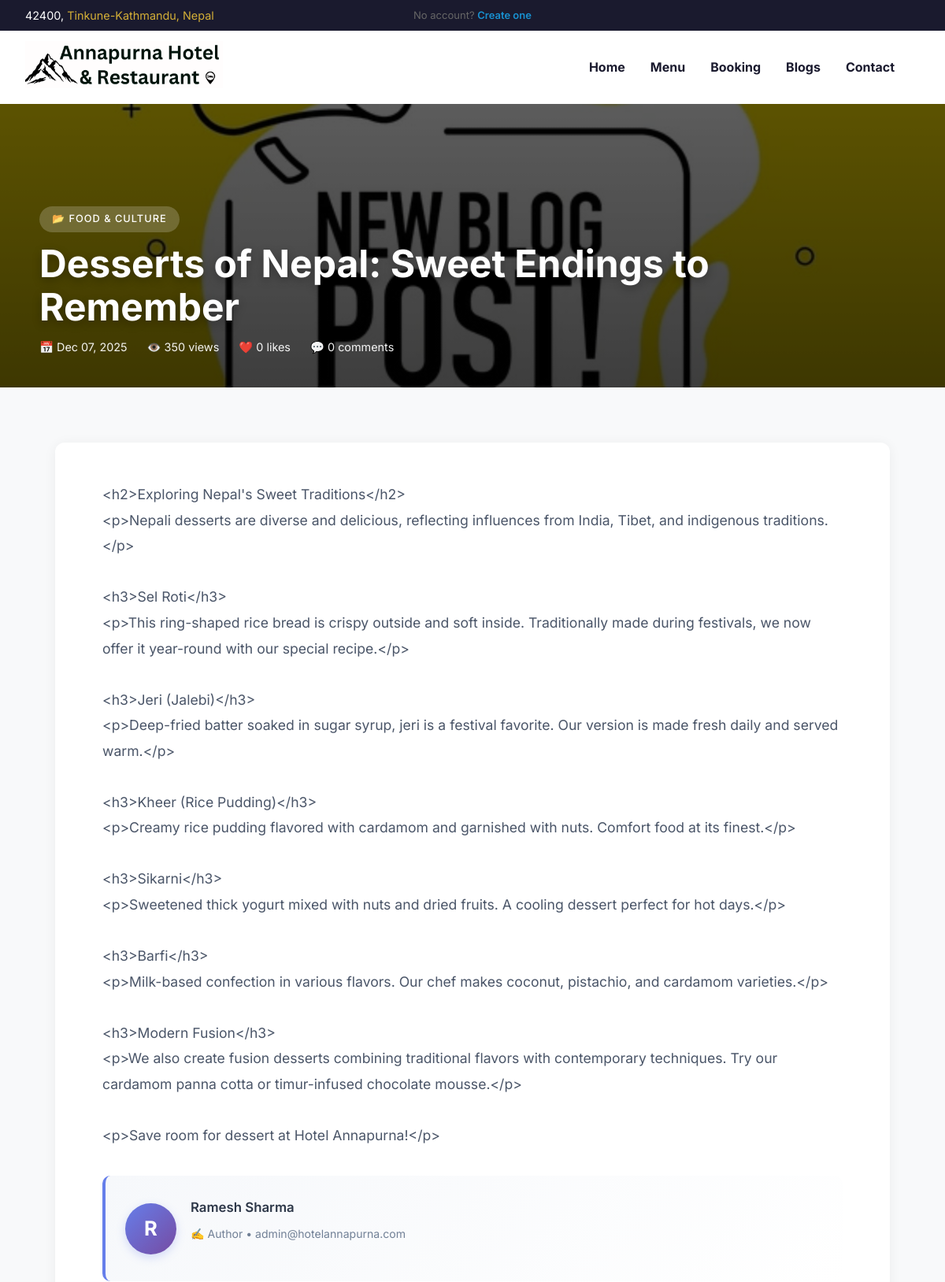
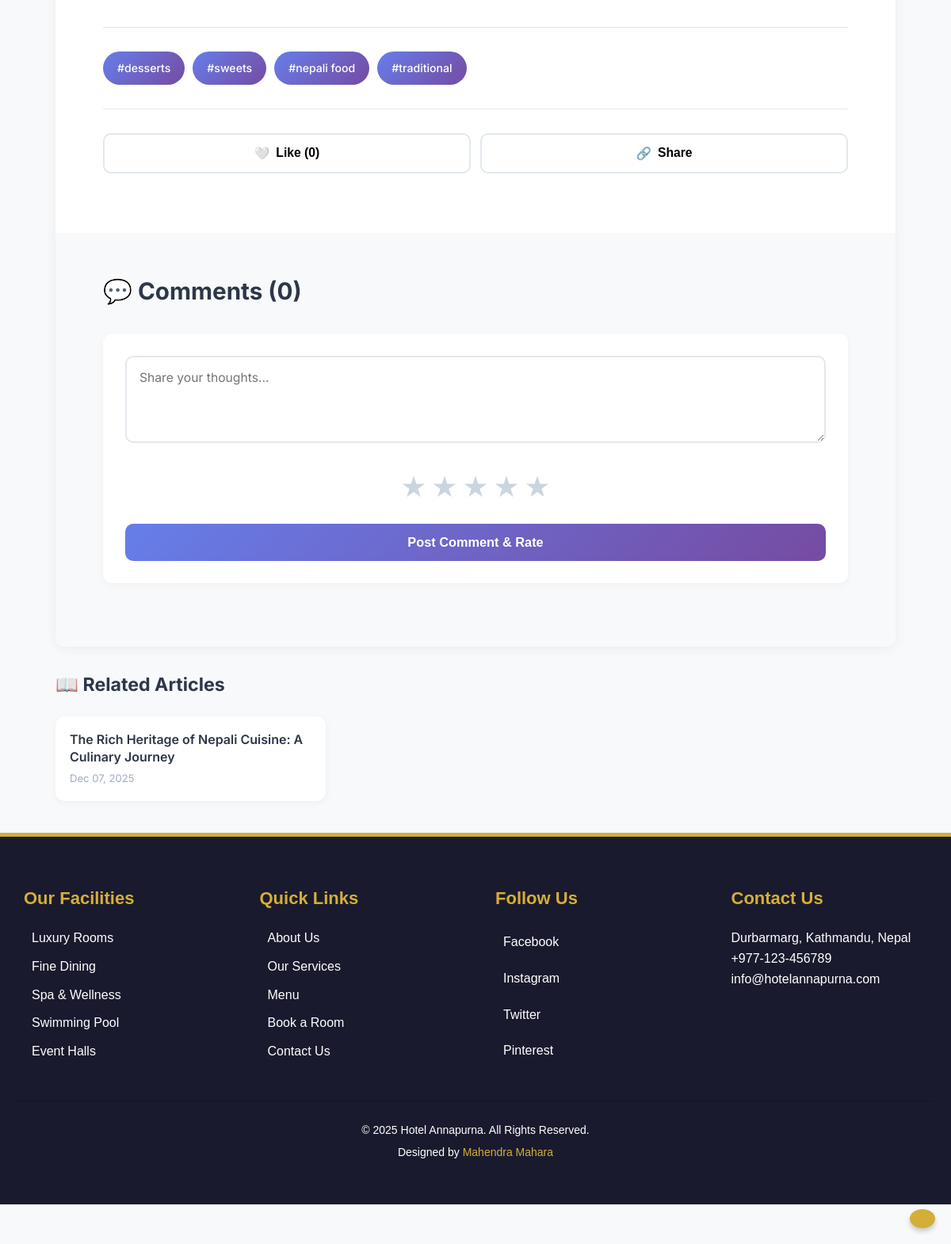
The app's page /blog-read.php?id=19 with its own data (2 pictures, top to bottom).
### tables this page shows
CREATE TABLE `blogs` (
  `id` int(11) NOT NULL,
  `title` varchar(255) NOT NULL,
  `category` varchar(100) NOT NULL,
  `tags` varchar(255) DEFAULT NULL,
  `content` text NOT NULL,
  `featured_image` varchar(255) DEFAULT NULL,
  `views` int(11) DEFAULT 0,
  `author_id` int(11) DEFAULT NULL,
  `status` enum('draft','published','archived') DEFAULT 'draft',
  `created_at` timestamp NOT NULL DEFAULT current_timestamp(),
  `updated_at` timestamp NOT NULL DEFAULT current_timestamp() ON UPDATE current_timestamp()
);

CREATE TABLE `users` (
  `id` int(11) NOT NULL,
  `first_name` varchar(50) NOT NULL,
  `last_name` varchar(50) NOT NULL,
  `email` varchar(100) NOT NULL,
  `contact` varchar(20) NOT NULL,
  `password` varchar(255) NOT NULL,
  `profile_pic` varchar(255) DEFAULT NULL,
  `address` text DEFAULT NULL,
  `role` enum('admin','staff','customer') DEFAULT 'customer',
  `status` enum('pending','verified','suspended') DEFAULT 'pending',
  `salary` decimal(10,2) DEFAULT NULL,
  `created_at` timestamp NOT NULL DEFAULT current_timestamp(),
  `updated_at` timestamp NOT NULL DEFAULT current_timestamp() ON UPDATE current_timestamp()
);

### blog-read.php (the view, shortened to what this page needs)
<?php
require_once('includes/header.php');
require_once('config/db.php');
$blog_id = isset($_GET['id']) ? (int)$_GET['id'] : 0;
$stmt_blog = $conn->prepare("SELECT * FROM blogs WHERE id = ?");
$stmt_blog->bind_param("i", $blog_id);
$stmt_blog->execute();
$blog_result = $stmt_blog->get_result();
$blog = $blog_result->fetch_assoc();
$author = null;
if($blog['author_id']) {
    $stmt_author = $conn->prepare("SELECT id, CONCAT(first_name, ' ', last_name) as name, email FROM users WHERE id = ?");
    $stmt_author->bind_param("i", $blog['author_id']);
    $stmt_author->execute();
    $author_result = $stmt_author->get_result();
    if($author_result->num_rows > 0) {
        $author = $author_result->fetch_assoc();
    }
}
$stmt_related = $conn->prepare("SELECT * FROM blogs WHERE id != ? AND category = ? ORDER BY created_at DESC LIMIT 4");
$stmt_related->bind_param("is", $blog_id, $blog['category']);
$stmt_related->execute();
$related_result = $stmt_related->get_result();
$related_blogs = [];
while($row = $related_result->fetch_assoc()) {
    $related_blogs[] = $row;
}
$stmt_likes = $conn->prepare("SELECT COUNT(*) as count FROM blog_interactions WHERE blog_id = ? AND interaction_type = 'like'");
$stmt_likes->bind_param("i", $blog_id);
$stmt_likes->execute();
$likes_count = $stmt_likes->get_result()->fetch_assoc()['count'];
$stmt_comments = $conn->prepare("SELECT COUNT(*) as count FROM blog_interactions WHERE blog_id = ? AND interaction_type = 'comment'");
$stmt_comments->bind_param("i", $blog_id);
$stmt_comments->execute();
$comments_count = $stmt_comments->get_result()->fetch_assoc()['count'];
$user_has_liked = false;
$user_has_rated = false;
?>
<link rel="stylesheet" href="assets/css/blog-read.css">
<div class="blog-hero" style="background-image:linear-gradient(rgba(0,0,0,0.4), rgba(0,0,0,0.6)), url('<?php echo htmlspecialchars($blog['featured_image'] ?? ''); ?>');background-size:cover;background-position:center">
    <div class="blog-hero-overlay">
        <div class="blog-hero-content">
            <span class="blog-category">📂 <?php echo htmlspecialchars($blog['category']); ?></span>
            <h1 class="blog-hero-title"><?php echo htmlspecialchars($blog['title']); ?></h1>
            <div class="blog-stats">
                <span class="blog-stat">📅 <?php echo date('M d, Y', strtotime($blog['created_at'])); ?></span>
                <span class="blog-stat">👁️ <?php echo $blog['views'] ?? 0; ?> views</span>
                <span class="blog-stat">❤️ <?php echo $likes_count; ?> likes</span>
                <span class="blog-stat">💬 <?php echo $comments_count; ?> comments</span>
            </div>
        </div>
    </div>
</div>
<div class="blog-wrap">
    <article class="blog-main">
        <div class="blog-body">
            <?php echo nl2br(htmlspecialchars($blog['content'])); ?>
            <?php if($author): ?>
            <div class="author-card">
                <div class="author-img"><?php echo strtoupper(substr($author['name'], 0, 1)); ?></div>
                <div class="author-info">
                    <h4><?php echo htmlspecialchars($author['name']); ?></h4>
                    <p>✍️ Author • <?php echo htmlspecialchars($author['email']); ?></p>
                </div>
            </div>
            <?php endif; ?>
            <?php if($blog['tags']): ?>
            <div class="blog-tags-wrap">
                <?php
                $tags = array_map('trim', explode(',', $blog['tags']));
                foreach($tags as $tag): ?>
                    <span class="tag-item">#<?php echo htmlspecialchars($tag); ?></span>
                <?php endforeach; ?>
            </div>
            <?php endif; ?>
            <div class="engagement-bar">
                <button class="engage-btn <?php echo $user_has_liked ? 'liked' : ''; ?>" onclick="likePost(<?php echo $blog_id; ?>)">
                    <span><?php echo $user_has_liked ? '❤️' : '🤍'; ?></span>
                    <span><?php echo $user_has_liked ? 'Liked' : 'Like'; ?> (<?php echo $likes_count; ?>)</span>
                </button>
                <button class="engage-btn" onclick="sharePost()">
                    <span>🔗</span>
                    <span>Share</span>
                </button>
            </div>
        </div>
        <div class="comments-area">
            <h2 class="comments-header">💬 Comments (<?php echo $comments_count; ?>)</h2>
            <div class="new-comment">
                <textarea id="commentText" class="comment-textarea" placeholder="<?php echo $user_has_rated ? 'Edit your comment...' : 'Share your thoughts...'; ?>"></textarea>
                <?php if(!$user_has_rated): ?>
                <div class="rating-stars">
                    <span class="rating-star" data-rating="1">★</span>
                    <span class="rating-star" data-rating="2">★</span>
                    <span class="rating-star" data-rating="3">★</span>
                    <span class="rating-star" data-rating="4">★</span>
                    <span class="rating-star" data-rating="5">★</span>
                </div>
                <button class="submit-comment-btn" onclick="postComment(<?php echo $blog_id; ?>)">Post Comment & Rate</button>
                <?php endif; ?>
            </div>
        </div>
    </article>
    <?php if(!empty($related_blogs)): ?>
    <section class="related-section">
        <h2 class="related-title">📖 Related Articles</h2>
        <div class="related-grid">
            <?php foreach($related_blogs as $related): ?>
            <div class="related-card" onclick="window.location.href='blog-read.php?id=<?php echo $related['id']; ?>'">
                <div class="related-card-title"><?php echo htmlspecialchars($related['title']); ?></div>
                <div class="related-card-date"><?php echo date('M d, Y', strtotime($related['created_at'])); ?></div>
            </div>
            <?php endforeach; ?>
        </div>
    </section>
    <?php endif; ?>
</div>
<?php
include('includes/footer.php');
?>
</body>
</html>

### assets/css/style.css (style rules this page uses)
:root { --primary-color: #ffffff; --secondary-color: #1a1a2e; --accent-color: #d4af37; --hover-color: #f5a623; --band-hover-color: #8bc34a; --shadow-color: rgba(0, 0, 0, 0.15); --border-radius: 12px; --bg-light: #f8f9fd; --bg-dark: #0f1419; --gradient-start: #1a1a2e; --gradient-end: #0f1419; --success-color: #2ecc71; --warning-color: #f39c12; --border-radius: 12px; --border-radius-lg: 20px; --text-color: #2d3748; --input-bg: #f7fafc; --input-border: #e2e8f0; }
* { margin: 0; padding: 0; box-sizing: border-box; }
body { background-color: var(--primary-color); font-family: 'Segoe UI', Tahoma, Geneva, Verdana, sans-serif; color: var(--secondary-color); line-height: 1.6; }

### assets/css/cart.css (style rules this page uses)
* { margin: 0; padding: 0; box-sizing: border-box; }

### assets/css/my-bookings.css (style rules this page uses)
body { background: linear-gradient(135deg, #667eea 0%, #764ba2 100%); min-height: 100vh; padding-bottom: 50px; }

### assets/css/my-orders.css (style rules this page uses)
body { min-height: 100vh; padding-bottom: 50px; }

### records on screen
blogs: featured_image (picture), category "FOOD & CULTURE", title "Desserts of Nepal: Sweet Endings to Remember", created_at "Dec 07, 2025", views "350", content "<h2>Exploring Nepal's Sweet Traditions</h2> <p>Nepali desserts are diverse and delicious, reflecting influences from India, Tibet, and indigenous traditions.</p> <h3>Sel Roti</h3> <p>This ring-shaped rice bread is crispy outside and soft inside. Traditionally made during festivals, we now offer it year-round with our special recipe.</p> <h3>Jeri (Jalebi)</h3> <p>Deep-fried batter soaked in sugar syrup, jeri is a festival favorite. Our version is made fresh daily and served warm.</p> <h3>Kheer (Rice Pudding)</h3> <p>Creamy rice pudding flavored with cardamom and garnished with nuts. Comfort food at its finest.</p> <h3>Sikarni</h3> <p>Sweetened thick yogurt mixed with nuts and dried fruits. A…", tags "desserts", tags "sweets", tags "nepali food", tags "traditional"
users: email "admin@hotelannapurna.com"
blogs: title "The Rich Heritage of Nepali Cuisine: A Culinary Journey", created_at "Dec 07, 2025"

### other values on screen
$likes_count "0"
$comments_count "0"
substr($author['name'], 0, 1) "R"
$author['name'] "Ramesh Sharma"
